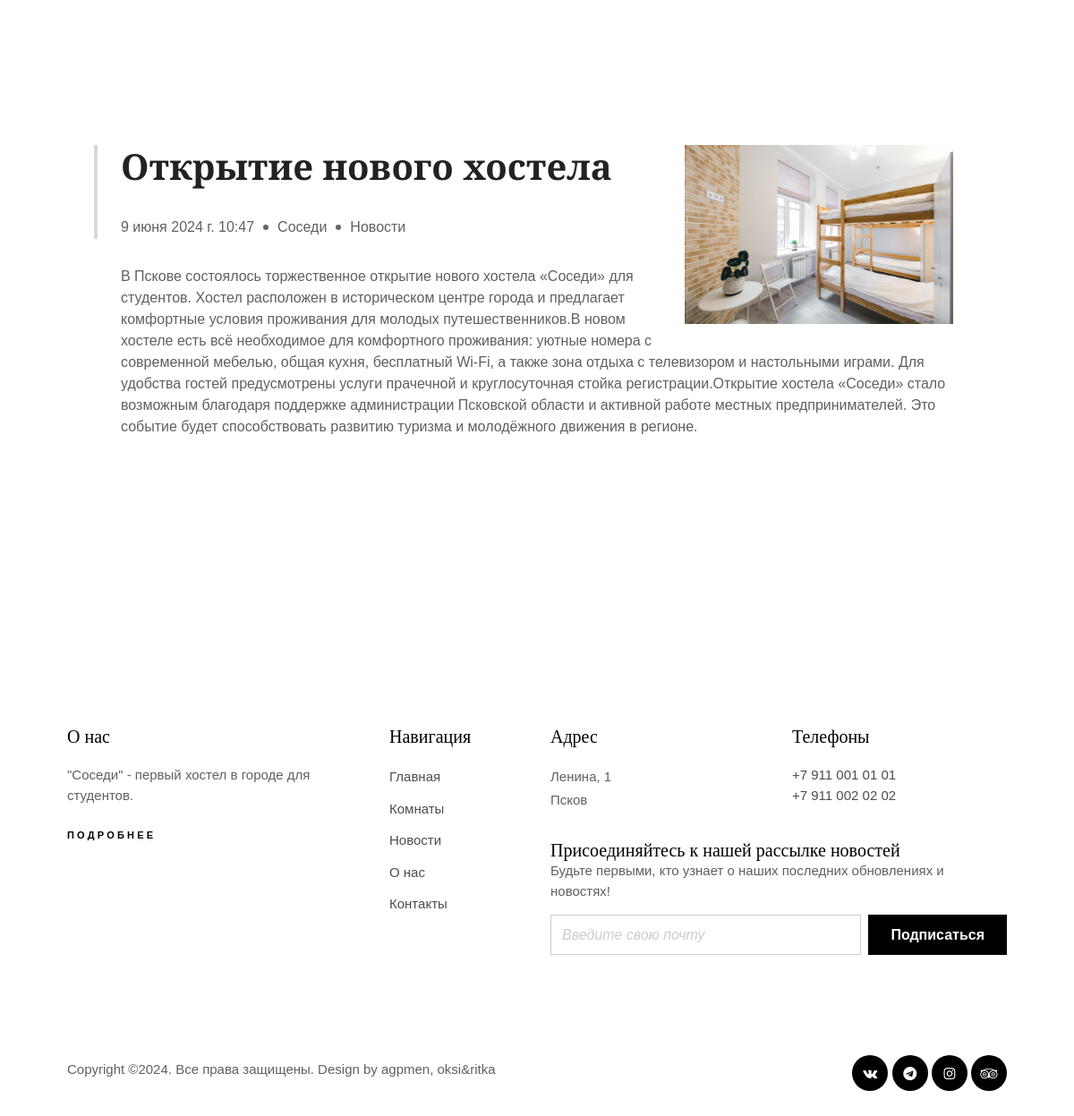
Screenshot of /news/3 with the database file from the repository.
### main/models.py (models this page shows, shortened)
class Articles(models.Model):
    title = models.CharField('Название', max_length=100)
    preview = models.CharField('Анонс', max_length=250)
    content = models.TextField('Текст статьи')
    pub_date = models.DateTimeField('Дата публикации')
    class Meta:
        verbose_name = 'Новость'
        verbose_name_plural = 'Новости'

### main/views.py (the view)
# urls.py: path('news/<int:pk>', views.ArticleDetailView.as_view(),name='news-detail'),
class ArticleDetailView(DetailView):
    model = Articles
    template_name = 'main/detail_view.html'
    context_object_name = 'article'

### main/templates/main/detail_view.html (shortened to what this page needs)
{% load static %}
<!doctype html>
<html lang="ru">
<head>
    <link rel="stylesheet" href="{% static 'main/css/vendor/icomoon/style.css' %}">
    <link rel="stylesheet" href="{% static 'main/css/vendor/owl.carousel.min.css' %}">
    <link rel="stylesheet" href="{% static 'main/css/vendor/aos.css' %}">
    <link rel="stylesheet" href="{% static 'main/css/vendor/animate.min.css' %}">
    <link rel="stylesheet" href="{% static 'main/css/vendor/bootstrap.css' %}">
    <link rel="stylesheet" href="{% static 'main/css/style.css' %}">
  </head>
  <body>
    <div class="agpmen--site-wrap">
      {% include 'main/nav.html' %}
      <div class="agpmen--site-main">
        <div class="agpmen--site-section">
          <div class="container">
            <div class="container pt-0 pb-5">
                <div class="container_post">
    <div class="post">
        <div class="post-image">
            <img src="{% static 'main/img/hostel.jpg' %}">
        </div>
        <div class="post-content">
            <div class="post-header">
                <h1>{{ article.title }}</h1>
                <div class="post-meta">
                    <time datetime="2019-04-01">{{ article.pub_date }}</time>
                    <span class="author">Соседи</span>
                    <span class="category">Новости</span>
                </div>
            </div>
            <p>{{ article.content }}
            </p>
        </div>
    </div>
</div>
            </div>
          </div>
        </div>
      </div>
    {% include 'main/footer.html' %}
  </body>
</html>

### main/static/main/css/style.css (style rules this page uses)
body { font-family: "Roboto", sans-serif; background-color: #fff; font-weight: 300; color: rgba(0, 0, 0, 0.5); color: #707070; line-height: 1.7; overflow-x: hidden; position: relative; }
body:before { content: ""; position: absolute; left: 0; right: 0; bottom: 0; top: 0; background: rgba(0, 0, 0, 0.5); visibility: hidden; opacity: 0; -webkit-transition: .3s all ease; -o-transition: .3s all ease; transition: .3s all ease; z-index: 8; }
h1, h2, h3, h4, h5, h6, .h1, .h2, .h3, .h4, .h5, .h6 { font-family: "Cormorant Garamond", serif; color: #000; }
.agpmen--site-section { padding: 7rem 0; position: relative; clear: both; width: 100%; }
.agpmen--site-wrap { width: calc(100%); -webkit-transition: 1s -webkit-transform cubic-bezier(0.23, 1, 0.32, 1); transition: 1s -webkit-transform cubic-bezier(0.23, 1, 0.32, 1); -o-transition: 1s transform cubic-bezier(0.23, 1, 0.32, 1); transition: 1s transform cubic-bezier(0.23, 1, 0.32, 1); transition: 1s transform cubic-bezier(0.23, 1, 0.32, 1), 1s -webkit-transform cubic-bezier(0.23, 1, 0.32, 1); }

### main/templates/main/detail_view.html (style rules this page uses)
* { box-sizing: border-box; margin: 0; }
body { font-family: 'Montserrat', sans-serif; color: #606060; font-size: 14px; }
.container_post { margin-top: 50px; max-width: 960px; margin: 50px auto; padding: 0 15px; background: white; }
.post-image img { width: 100%; margin: 0 0 20px 0; }
.post h1 { color: #222; font-weight: 600; margin-bottom: 30px; }
.post-meta { margin-bottom: 30px; display: flex; flex-wrap: wrap; }
time, .author { padding-right: 26px; position: relative; }
time:after, .author:after { content: ""; width: 6px; height: 6px; border-radius: 50%; background: #666; position: absolute; top: 50%; right: 10px; transform: translateY(-50%); }
p { line-height: 1.5; margin-bottom: 1em; }
@media (min-width: 768px) { body { font-size: 16px; } }
@media (min-width: 768px) { .container { padding: 0 45px; } }
@media (min-width: 768px) { .post-image img { float: right; width: 300px; margin: 0 0 20px 20px; } }
@media (min-width: 768px) { .post-header { padding-left: 26px; border-left: 4px solid #D8D8D8; margin-left: -30px; } }

### rows the page displays
Articles: title "Открытие нового хостела", pub_date "9 июня 2024 г. 10:47", content "В Пскове состоялось торжественное открытие нового хостела «Соседи» для студентов. Хостел расположен в историческом центре города и предлагает комфортные условия проживания для молодых путешественников.В новом хостеле есть всё необходимое для комфортного проживания: уютные номера с современной мебелью, общая кухня, бесплатный Wi-Fi, а также зона отдыха с телевизором и настольными играми. Для удобства гостей предусмотрены услуги прачечной и круглосуточная стойка регистрации.Открытие хостела «Соседи» стало возможным благодаря поддержке администрации Псковской области и активной работе местных предпринимателей. Это событие будет способствовать развитию туризма и молодёжного движения в регионе."
